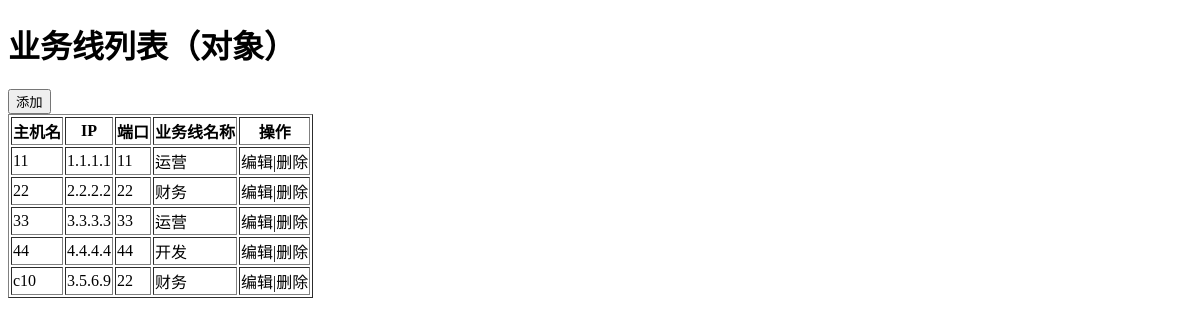
The page /cmdb/host/ on the database as committed earlier.
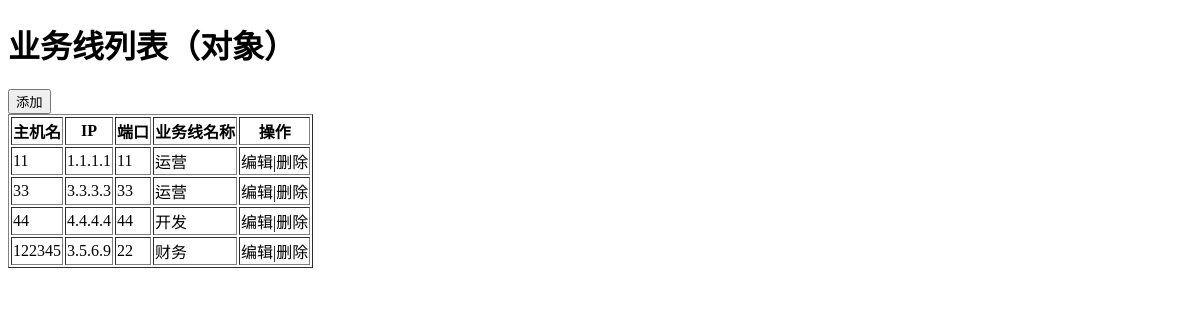
The same page on the database as committed later.
### app01/models.py (models this page shows)
class HOST(models.Model):
    nid = models.AutoField(primary_key=True)
    hostname = models.CharField(max_length=32, db_index=True)
    ip = models.GenericIPAddressField(protocol='ipv4', db_index=True)
    port = models.IntegerField()
    b = models.ForeignKey(to='Business', to_field='id', on_delete=models.CASCADE)

class Business(models.Model):
    caption = models.CharField(max_length=32)
    code = models.CharField(max_length=32, null=True)

### app01/views.py (the view, shortened to what this page needs)
# urls.py: path('host/', views.host),
def host(request):
    if request.method == "GET":
        v1 = models.HOST.objects.all()
        v2 = models.HOST.objects.filter(nid__gt=0).values(
            'hostname', 'ip', 'port', 'b__caption')
        v3 = models.HOST.objects.filter(nid__gt=0).values_list(
            'hostname', 'ip', 'port', 'b__caption')
        b_list = models.Business.objects.all()
        return render(request, 'host.html', {'v1': v1, 'v2': v2, 'v3': v3, 'b_list': b_list})

### templates/host.html (shortened to what this page needs)
<!DOCTYPE html>
<html lang="en">
<head>
</head>
<body>
    <h1>业务线列表（对象）</h1>
    <input id="add_host" type="button" value="添加" />
    <table border="1">
        <thead>
            <tr>
                <th>主机名</th>
                <th>IP</th>
                <th>端口</th>
                <th>业务线名称</th>
                <th>操作</th>
            </tr>
        </thead>
        <tbody>
            {% for i in v1 %}
                <tr hid="{{ i.nid }}" bid="{{ i.b_id }}">
                    <td>{{ i.hostname }}</td>
                    <td>{{ i.ip }}</td>
                    <td>{{ i.port }}</td>
                    <td>{{ i.b.caption }}</td>
                    <td>
                        <a class="edit">编辑</a>|<a class="delete">删除</a>
                    </td>
                </tr>
            {% endfor %}
        </tbody>
    </table>
</body>
</html>

Rows that differ between the two databases and show on the page:
removed HOST: hostname "22", ip "2.2.2.2", port "22", b.caption "财务"
removed HOST: hostname "c10", ip "3.5.6.9", port "22", b.caption "财务"
added HOST: hostname "122345", ip "3.5.6.9", port "22", b.caption "财务"
